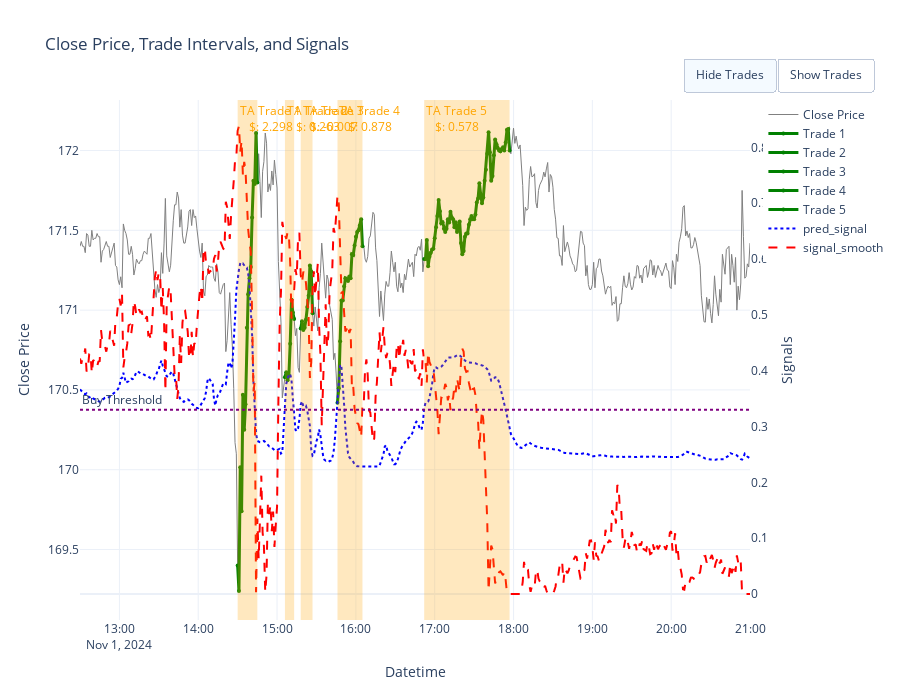
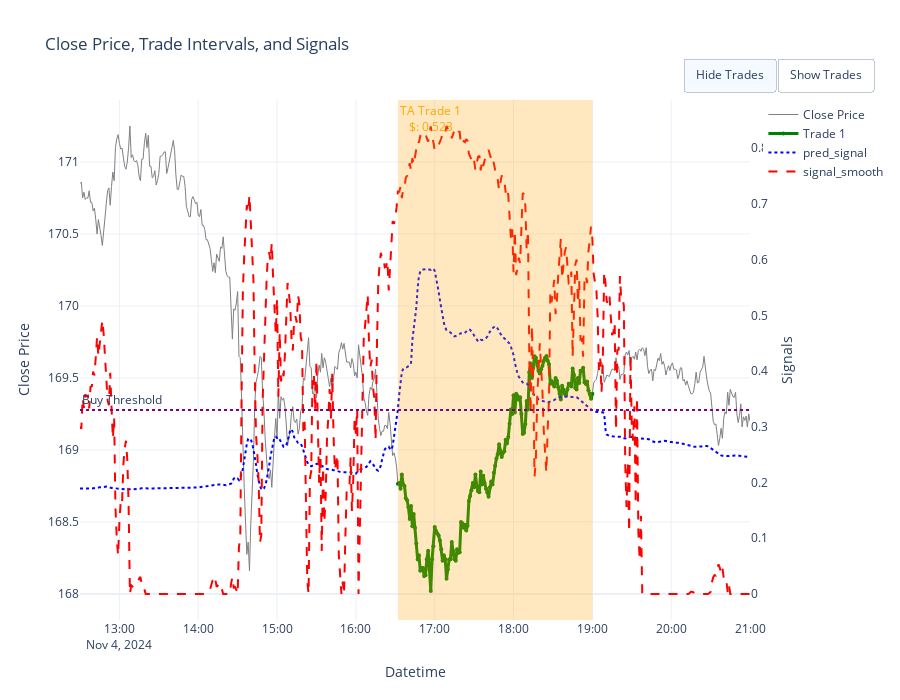
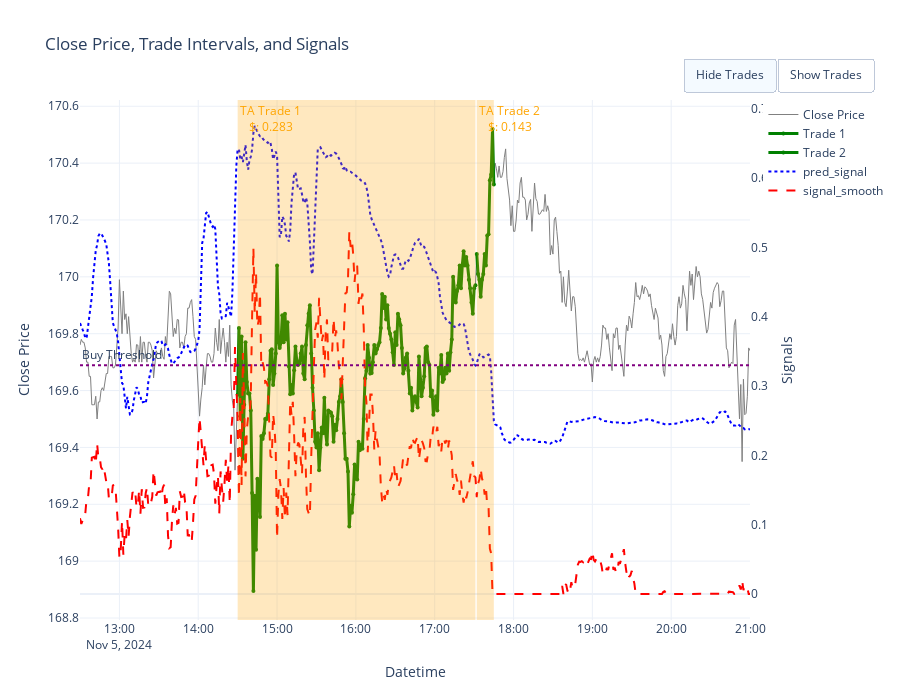
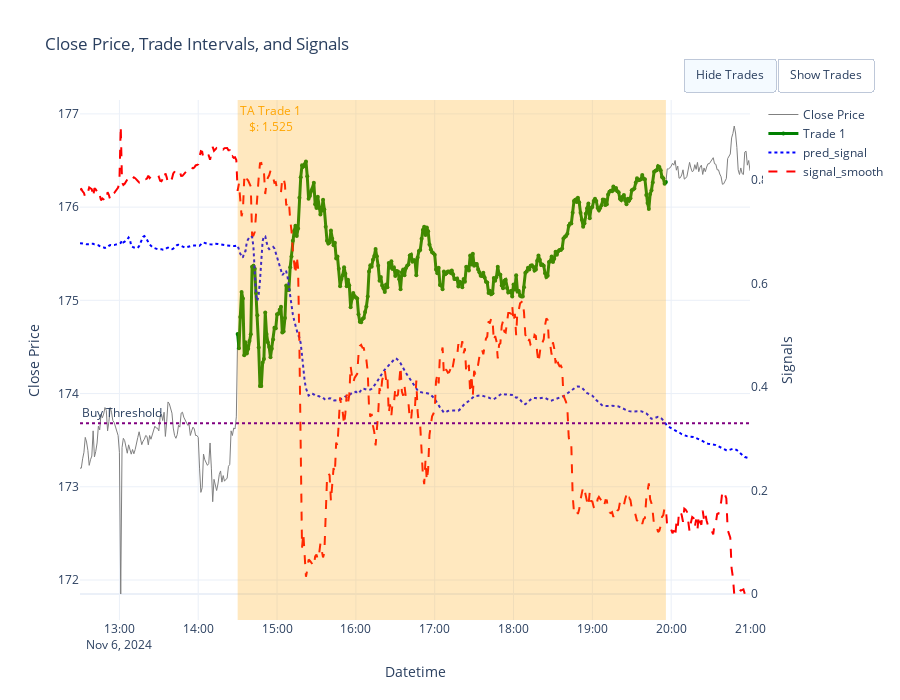

Notebook code for these charts, in order:
### Code cell
importlib.reload(params)
# month to inspect (YYYY-MM)
date_to_test = params.date_to_test

year, month = map(int, date_to_test.split("-"))

# 1) Build lists of days in that month + accumulate ALL days
days_in_month = []
performance_month = []
performance_all   = []

for day, (df_sim, trades_list, perf_stats) in sim_results.items():
    # always collect for the global summary
    performance_all.append(perf_stats)

    # pick out this month for plotting
    if day.year == year and day.month == month:
        days_in_month.append(day)
        performance_month.append(perf_stats)

# 2) Plot & print per-day stats for the month
if not days_in_month:
    print(f"No simulation data for {date_to_test}")
else:
    print(f"\nPlotting days in {date_to_test}:")
    for day in days_in_month:
        df_sim, trades_list, perf_stats = sim_results[day]
        plots.plot_trades(
            df                = df_sim,
            col_signal1       = "pred_signal",
            col_signal2       = "signal_smooth",
            col_action        = "pred_action",
            trades            = trades_list,
            buy_threshold     = pred_threshold,
            performance_stats = perf_stats
        )
        
        print(f"\n=== Performance for {day} ===")
        for k, v in perf_stats.items():
            print(f"{k}: {v}")

# 3) Monthly summary
df_month = df_test[df_test.index.to_period("M") == date_to_test]
plots.aggregate_performance(performance_month, df_month)

# 4) Overall summary across ALL days, with date range
plots.aggregate_performance(performance_all, df_test)

### Figure 1 — Plotly figure (JSON) as saved in the notebook; plotly's stock layout.template omitted (floating-point values rounded to 4 significant figures; data arrays with more than 128 entries replaced by an {"elided": "..."} marker saying what was removed)
{"data": [{"hoverinfo": "x+y", "hovertemplate": "Date: %{x}<br>Close: %{y:.2f}<extra></extra>", "line": {"color": "grey", "width": 1}, "mode": "lines", "name": "Close Price", "type": "scatter", "x": {"elided": "511 str values"}, "y": {"elided": "511 float values"}}, {"hoveron": "points", "hovertemplate": "Trade 1: Return: 1.36%<extra></extra>", "line": {"color": "green", "width": 3}, "marker": {"color": "green", "size": 4}, "mode": "lines+markers", "name": "Trade 1", "type": "scatter", "visible": true, "x": ["2024-11-01T14:30:00.000000000", "2024-11-01T14:31:00.000000000", "2024-11-01T14:32:00.000000000", "2024-11-01T14:33:00.000000000", "2024-11-01T14:34:00.000000000", "2024-11-01T14:35:00.000000000", "2024-11-01T14:36:00.000000000", "2024-11-01T14:37:00.000000000", "2024-11-01T14:38:00.000000000", "2024-11-01T14:39:00.000000000", "2024-11-01T14:40:00.000000000", "2024-11-01T14:41:00.000000000", "2024-11-01T14:42:00.000000000", "2024-11-01T14:43:00.000000000", "2024-11-01T14:44:00.000000000", "2024-11-01T14:45:00.000000000"], "y": [169.4, 169.2, 170.0, 169.7, 170.5, 170.2, 170.4, 170.9, 171.1, 171.2, 171.3, 171.6, 171.8, 171.8, 172.1, 171.8]}, {"hoveron": "points", "hovertemplate": "Trade 2: Return: 0.15%<extra></extra>", "line": {"color": "green", "width": 3}, "marker": {"color": "green", "size": 4}, "mode": "lines+markers", "name": "Trade 2", "type": "scatter", "visible": true, "x": ["2024-11-01T15:06:00.000000000", "2024-11-01T15:07:00.000000000", "2024-11-01T15:08:00.000000000", "2024-11-01T15:09:00.000000000", "2024-11-01T15:10:00.000000000", "2024-11-01T15:11:00.000000000", "2024-11-01T15:12:00.000000000", "2024-11-01T15:13:00.000000000"], "y": [170.6, 170.6, 170.6, 170.6, 170.8, 171.1, 171.0, 170.9]}, {"hoveron": "points", "hovertemplate": "Trade 3: Return: -0.00%<extra></extra>", "line": {"color": "green", "width": 3}, "marker": {"color": "green", "size": 4}, "mode": "lines+markers", "name": "Trade 3", "type": "scatter", "visible": true, "x": ["2024-11-01T15:18:00.000000000", "2024-11-01T15:19:00.000000000", "2024-11-01T15:20:00.000000000", "2024-11-01T15:21:00.000000000", "2024-11-01T15:22:00.000000000", "2024-11-01T15:23:00.000000000", "2024-11-01T15:24:00.000000000", "2024-11-01T15:25:00.000000000", "2024-11-01T15:26:00.000000000", "2024-11-01T15:27:00.000000000"], "y": [170.9, 170.9, 170.9, 170.9, 170.9, 171.0, 171.1, 171.3, 171.2, 171.0]}, {"hoveron": "points", "hovertemplate": "Trade 4: Return: 0.52%<extra></extra>", "line": {"color": "green", "width": 3}, "marker": {"color": "green", "size": 4}, "mode": "lines+markers", "name": "Trade 4", "type": "scatter", "visible": true, "x": ["2024-11-01T15:46:00.000000000", "2024-11-01T15:47:00.000000000", "2024-11-01T15:48:00.000000000", "2024-11-01T15:49:00.000000000", "2024-11-01T15:50:00.000000000", "2024-11-01T15:51:00.000000000", "2024-11-01T15:52:00.000000000", "2024-11-01T15:53:00.000000000", "2024-11-01T15:54:00.000000000", "2024-11-01T15:55:00.000000000", "2024-11-01T15:56:00.000000000", "2024-11-01T15:57:00.000000000", "2024-11-01T15:58:00.000000000", "2024-11-01T15:59:00.000000000", "2024-11-01T16:00:00.000000000", "2024-11-01T16:01:00.000000000", "2024-11-01T16:02:00.000000000", "2024-11-01T16:03:00.000000000", "2024-11-01T16:04:00.000000000", "2024-11-01T16:05:00.000000000"], "y": [170.4, 170.5, 170.8, 171.1, 171.1, 171.2, 171.2, 171.2, 171.2, 171.2, 171.2, 171.3, 171.3, 171.4, 171.5, 171.5, 171.5, 171.5, 171.6, 171.4]}, {"hoveron": "points", "hovertemplate": "Trade 5: Return: 0.34%<extra></extra>", "line": {"color": "green", "width": 3}, "marker": {"color": "green", "size": 4}, "mode": "lines+markers", "name": "Trade 5", "type": "scatter", "visible": true, "x": ["2024-11-01T16:52:00.000000000", "2024-11-01T16:53:00.000000000", "2024-11-01T16:54:00.000000000", "2024-11-01T16:55:00.000000000", "2024-11-01T16:56:00.000000000", "2024-11-01T16:57:00.000000000", "2024-11-01T16:58:00.000000000", "2024-11-01T16:59:00.000000000", "2024-11-01T17:00:00.000000000", "2024-11-01T17:01:00.000000000", "2024-11-01T17:02:00.000000000", "2024-11-01T17:03:00.000000000", "2024-11-01T17:04:00.000000000", "2024-11-01T17:05:00.000000000", "2024-11-01T17:06:00.000000000", "2024-11-01T17:07:00.000000000", "2024-11-01T17:08:00.000000000", "2024-11-01T17:09:00.000000000", "2024-11-01T17:10:00.000000000", "2024-11-01T17:11:00.000000000", "2024-11-01T17:12:00.000000000", "2024-11-01T17:13:00.000000000", "2024-11-01T17:14:00.000000000", "2024-11-01T17:15:00.000000000", "2024-11-01T17:16:00.000000000", "2024-11-01T17:17:00.000000000", "2024-11-01T17:18:00.000000000", "2024-11-01T17:19:00.000000000", "2024-11-01T17:20:00.000000000", "2024-11-01T17:21:00.000000000", "2024-11-01T17:22:00.000000000", "2024-11-01T17:23:00.000000000", "2024-11-01T17:24:00.000000000", "2024-11-01T17:25:00.000000000", "2024-11-01T17:26:00.000000000", "2024-11-01T17:27:00.000000000", "2024-11-01T17:28:00.000000000", "2024-11-01T17:29:00.000000000", "2024-11-01T17:30:00.000000000", "2024-11-01T17:31:00.000000000", "2024-11-01T17:32:00.000000000", "2024-11-01T17:33:00.000000000", "2024-11-01T17:34:00.000000000", "2024-11-01T17:35:00.000000000", "2024-11-01T17:36:00.000000000", "2024-11-01T17:37:00.000000000", "2024-11-01T17:38:00.000000000", "2024-11-01T17:39:00.000000000", "2024-11-01T17:40:00.000000000", "2024-11-01T17:41:00.000000000", "2024-11-01T17:42:00.000000000", "2024-11-01T17:43:00.000000000", "2024-11-01T17:44:00.000000000", "2024-11-01T17:45:00.000000000", "2024-11-01T17:46:00.000000000", "2024-11-01T17:47:00.000000000", "2024-11-01T17:48:00.000000000", "2024-11-01T17:49:00.000000000", "2024-11-01T17:50:00.000000000", "2024-11-01T17:51:00.000000000", "2024-11-01T17:52:00.000000000", "2024-11-01T17:53:00.000000000", "2024-11-01T17:54:00.000000000", "2024-11-01T17:55:00.000000000", "2024-11-01T17:56:00.000000000", "2024-11-01T17:57:00.000000000"], "y": [171.3, 171.3, 171.4, 171.3, 171.3, 171.4, 171.4, 171.4, 171.4, 171.5, 171.6, 171.7, 171.6, 171.5, 171.6, 171.5, 171.5, 171.5, 171.6, 171.5, 171.6, 171.6, 171.6, 171.5, 171.6, 171.5, 171.5, 171.6, 171.4, 171.3, 171.4, 171.5, 171.5, 171.5, 171.5, 171.6, 171.6, 171.6, 171.6, 171.6, 171.7, 171.7, 171.8, 171.7, 171.7, 171.7, 171.8, 171.9, 172.0, 172.1, 172.0, 171.8, 171.8, 172.0, 172.1, 172.0, 172.0, 172.0, 172.0, 172.0, 172.0, 172.0, 172.1, 172.1, 172.1, 172.0]}, {"hovertemplate": "Date: %{x}<br>Signal: %{y:.2f}<extra></extra>", "line": {"color": "blue", "dash": "dot", "width": 2}, "mode": "lines", "name": "pred_signal", "type": "scatter", "visible": true, "x": {"elided": "511 str values"}, "y": {"elided": "511 float values"}, "yaxis": "y2"}, {"hovertemplate": "Date: %{x}<br>Smooth Signal: %{y:.2f}<extra></extra>", "line": {"color": "red", "dash": "dash", "width": 2}, "mode": "lines", "name": "signal_smooth", "type": "scatter", "visible": true, "x": {"elided": "511 str values"}, "y": {"elided": "511 float values"}, "yaxis": "y2"}], "layout": {"annotations": [{"font": {"color": "orange"}, "showarrow": false, "text": "TA Trade 1<br>$: 2.298<br>", "x": "2024-11-01T14:30:00", "xanchor": "left", "xref": "x", "y": 1, "yanchor": "top", "yref": "y domain"}, {"font": {"color": "orange"}, "showarrow": false, "text": "TA Trade 2<br>$: 0.263<br>", "x": "2024-11-01T15:06:00", "xanchor": "left", "xref": "x", "y": 1, "yanchor": "top", "yref": "y domain"}, {"font": {"color": "orange"}, "showarrow": false, "text": "TA Trade 3<br>$: -0.007<br>", "x": "2024-11-01T15:18:00", "xanchor": "left", "xref": "x", "y": 1, "yanchor": "top", "yref": "y domain"}, {"font": {"color": "orange"}, "showarrow": false, "text": "TA Trade 4<br>$: 0.878<br>", "x": "2024-11-01T15:46:00", "xanchor": "left", "xref": "x", "y": 1, "yanchor": "top", "yref": "y domain"}, {"font": {"color": "orange"}, "showarrow": false, "text": "TA Trade 5<br>$: 0.578<br>", "x": "2024-11-01T16:52:00", "xanchor": "left", "xref": "x", "y": 1, "yanchor": "top", "yref": "y domain"}, {"showarrow": false, "text": "Buy Threshold", "x": 0, "xanchor": "left", "xref": "x domain", "y": 0.33, "yanchor": "bottom", "yref": "y2"}], "height": 700, "hovermode": "x unified", "shapes": [{"fillcolor": "orange", "line": {"width": 0}, "opacity": 0.25, "type": "rect", "x0": "2024-11-01T14:30:00", "x1": "2024-11-01T14:45:00", "xref": "x", "y0": 0, "y1": 1, "yref": "y domain"}, {"fillcolor": "orange", "line": {"width": 0}, "opacity": 0.25, "type": "rect", "x0": "2024-11-01T15:06:00", "x1": "2024-11-01T15:13:00", "xref": "x", "y0": 0, "y1": 1, "yref": "y domain"}, {"fillcolor": "orange", "line": {"width": 0}, "opacity": 0.25, "type": "rect", "x0": "2024-11-01T15:18:00", "x1": "2024-11-01T15:27:00", "xref": "x", "y0": 0, "y1": 1, "yref": "y domain"}, {"fillcolor": "orange", "line": {"width": 0}, "opacity": 0.25, "type": "rect", "x0": "2024-11-01T15:46:00", "x1": "2024-11-01T16:05:00", "xref": "x", "y0": 0, "y1": 1, "yref": "y domain"}, {"fillcolor": "orange", "line": {"width": 0}, "opacity": 0.25, "type": "rect", "x0": "2024-11-01T16:52:00", "x1": "2024-11-01T17:57:00", "xref": "x", "y0": 0, "y1": 1, "yref": "y domain"}, {"line": {"color": "purple", "dash": "dot"}, "type": "line", "x0": 0, "x1": 1, "xref": "x domain", "y0": 0.33, "y1": 0.33, "yref": "y2"}], "title": {"text": "Close Price, Trade Intervals, and Signals"}, "updatemenus": [{"buttons": [{"args": [{"visible": [true, "legendonly", "legendonly", "legendonly", "legendonly", "legendonly", true, true]}], "label": "Hide Trades", "method": "update"}, {"args": [{"visible": [true, true, true, true, true, true, true, true]}], "label": "Show Trades", "method": "update"}], "direction": "left", "pad": {"r": 10, "t": 10}, "showactive": true, "type": "buttons", "x": 0.9, "xanchor": "left", "y": 1.1, "yanchor": "top"}], "xaxis": {"title": {"text": "Datetime"}}, "yaxis": {"title": {"text": "Close Price"}}, "yaxis2": {"overlaying": "y", "showgrid": false, "side": "right", "title": {"text": "Signals"}}}}

### Figure 2 — Plotly figure (JSON) as saved in the notebook; plotly's stock layout.template omitted (floating-point values rounded to 4 significant figures; data arrays with more than 128 entries replaced by an {"elided": "..."} marker saying what was removed)
{"data": [{"hoverinfo": "x+y", "hovertemplate": "Date: %{x}<br>Close: %{y:.2f}<extra></extra>", "line": {"color": "grey", "width": 1}, "mode": "lines", "name": "Close Price", "type": "scatter", "x": {"elided": "511 str values"}, "y": {"elided": "511 float values"}}, {"hoveron": "points", "hovertemplate": "Trade 1: Return: 0.31%<extra></extra>", "line": {"color": "green", "width": 3}, "marker": {"color": "green", "size": 4}, "mode": "lines+markers", "name": "Trade 1", "type": "scatter", "visible": true, "x": {"elided": "149 str values"}, "y": {"elided": "149 float values"}}, {"hovertemplate": "Date: %{x}<br>Signal: %{y:.2f}<extra></extra>", "line": {"color": "blue", "dash": "dot", "width": 2}, "mode": "lines", "name": "pred_signal", "type": "scatter", "visible": true, "x": {"elided": "511 str values"}, "y": {"elided": "511 float values"}, "yaxis": "y2"}, {"hovertemplate": "Date: %{x}<br>Smooth Signal: %{y:.2f}<extra></extra>", "line": {"color": "red", "dash": "dash", "width": 2}, "mode": "lines", "name": "signal_smooth", "type": "scatter", "visible": true, "x": {"elided": "511 str values"}, "y": {"elided": "511 float values"}, "yaxis": "y2"}], "layout": {"annotations": [{"font": {"color": "orange"}, "showarrow": false, "text": "TA Trade 1<br>$: 0.523<br>", "x": "2024-11-04T16:32:00", "xanchor": "left", "xref": "x", "y": 1, "yanchor": "top", "yref": "y domain"}, {"showarrow": false, "text": "Buy Threshold", "x": 0, "xanchor": "left", "xref": "x domain", "y": 0.33, "yanchor": "bottom", "yref": "y2"}], "height": 700, "hovermode": "x unified", "shapes": [{"fillcolor": "orange", "line": {"width": 0}, "opacity": 0.25, "type": "rect", "x0": "2024-11-04T16:32:00", "x1": "2024-11-04T19:00:00", "xref": "x", "y0": 0, "y1": 1, "yref": "y domain"}, {"line": {"color": "purple", "dash": "dot"}, "type": "line", "x0": 0, "x1": 1, "xref": "x domain", "y0": 0.33, "y1": 0.33, "yref": "y2"}], "title": {"text": "Close Price, Trade Intervals, and Signals"}, "updatemenus": [{"buttons": [{"args": [{"visible": [true, "legendonly", true, true]}], "label": "Hide Trades", "method": "update"}, {"args": [{"visible": [true, true, true, true]}], "label": "Show Trades", "method": "update"}], "direction": "left", "pad": {"r": 10, "t": 10}, "showactive": true, "type": "buttons", "x": 0.9, "xanchor": "left", "y": 1.1, "yanchor": "top"}], "xaxis": {"title": {"text": "Datetime"}}, "yaxis": {"title": {"text": "Close Price"}}, "yaxis2": {"overlaying": "y", "showgrid": false, "side": "right", "title": {"text": "Signals"}}}}

### Figure 3 — Plotly figure (JSON) as saved in the notebook; plotly's stock layout.template omitted (floating-point values rounded to 4 significant figures; data arrays with more than 128 entries replaced by an {"elided": "..."} marker saying what was removed)
{"data": [{"hoverinfo": "x+y", "hovertemplate": "Date: %{x}<br>Close: %{y:.2f}<extra></extra>", "line": {"color": "grey", "width": 1}, "mode": "lines", "name": "Close Price", "type": "scatter", "x": {"elided": "511 str values"}, "y": {"elided": "511 float values"}}, {"hoveron": "points", "hovertemplate": "Trade 1: Return: 0.17%<extra></extra>", "line": {"color": "green", "width": 3}, "marker": {"color": "green", "size": 4}, "mode": "lines+markers", "name": "Trade 1", "type": "scatter", "visible": true, "x": {"elided": "182 str values"}, "y": {"elided": "182 float values"}}, {"hoveron": "points", "hovertemplate": "Trade 2: Return: 0.08%<extra></extra>", "line": {"color": "green", "width": 3}, "marker": {"color": "green", "size": 4}, "mode": "lines+markers", "name": "Trade 2", "type": "scatter", "visible": true, "x": ["2024-11-05T17:32:00.000000000", "2024-11-05T17:33:00.000000000", "2024-11-05T17:34:00.000000000", "2024-11-05T17:35:00.000000000", "2024-11-05T17:36:00.000000000", "2024-11-05T17:37:00.000000000", "2024-11-05T17:38:00.000000000", "2024-11-05T17:39:00.000000000", "2024-11-05T17:40:00.000000000", "2024-11-05T17:41:00.000000000", "2024-11-05T17:42:00.000000000", "2024-11-05T17:43:00.000000000", "2024-11-05T17:44:00.000000000", "2024-11-05T17:45:00.000000000"], "y": [170.1, 170.0, 170.0, 169.9, 170.0, 170.0, 170.1, 170.0, 170.1, 170.2, 170.3, 170.4, 170.5, 170.3]}, {"hovertemplate": "Date: %{x}<br>Signal: %{y:.2f}<extra></extra>", "line": {"color": "blue", "dash": "dot", "width": 2}, "mode": "lines", "name": "pred_signal", "type": "scatter", "visible": true, "x": {"elided": "511 str values"}, "y": {"elided": "511 float values"}, "yaxis": "y2"}, {"hovertemplate": "Date: %{x}<br>Smooth Signal: %{y:.2f}<extra></extra>", "line": {"color": "red", "dash": "dash", "width": 2}, "mode": "lines", "name": "signal_smooth", "type": "scatter", "visible": true, "x": {"elided": "511 str values"}, "y": {"elided": "511 float values"}, "yaxis": "y2"}], "layout": {"annotations": [{"font": {"color": "orange"}, "showarrow": false, "text": "TA Trade 1<br>$: 0.283<br>", "x": "2024-11-05T14:30:00", "xanchor": "left", "xref": "x", "y": 1, "yanchor": "top", "yref": "y domain"}, {"font": {"color": "orange"}, "showarrow": false, "text": "TA Trade 2<br>$: 0.143<br>", "x": "2024-11-05T17:32:00", "xanchor": "left", "xref": "x", "y": 1, "yanchor": "top", "yref": "y domain"}, {"showarrow": false, "text": "Buy Threshold", "x": 0, "xanchor": "left", "xref": "x domain", "y": 0.33, "yanchor": "bottom", "yref": "y2"}], "height": 700, "hovermode": "x unified", "shapes": [{"fillcolor": "orange", "line": {"width": 0}, "opacity": 0.25, "type": "rect", "x0": "2024-11-05T14:30:00", "x1": "2024-11-05T17:31:00", "xref": "x", "y0": 0, "y1": 1, "yref": "y domain"}, {"fillcolor": "orange", "line": {"width": 0}, "opacity": 0.25, "type": "rect", "x0": "2024-11-05T17:32:00", "x1": "2024-11-05T17:45:00", "xref": "x", "y0": 0, "y1": 1, "yref": "y domain"}, {"line": {"color": "purple", "dash": "dot"}, "type": "line", "x0": 0, "x1": 1, "xref": "x domain", "y0": 0.33, "y1": 0.33, "yref": "y2"}], "title": {"text": "Close Price, Trade Intervals, and Signals"}, "updatemenus": [{"buttons": [{"args": [{"visible": [true, "legendonly", "legendonly", true, true]}], "label": "Hide Trades", "method": "update"}, {"args": [{"visible": [true, true, true, true, true]}], "label": "Show Trades", "method": "update"}], "direction": "left", "pad": {"r": 10, "t": 10}, "showactive": true, "type": "buttons", "x": 0.9, "xanchor": "left", "y": 1.1, "yanchor": "top"}], "xaxis": {"title": {"text": "Datetime"}}, "yaxis": {"title": {"text": "Close Price"}}, "yaxis2": {"overlaying": "y", "showgrid": false, "side": "right", "title": {"text": "Signals"}}}}

### Figure 4 — Plotly figure (JSON) as saved in the notebook; plotly's stock layout.template omitted (floating-point values rounded to 4 significant figures; data arrays with more than 128 entries replaced by an {"elided": "..."} marker saying what was removed)
{"data": [{"hoverinfo": "x+y", "hovertemplate": "Date: %{x}<br>Close: %{y:.2f}<extra></extra>", "line": {"color": "grey", "width": 1}, "mode": "lines", "name": "Close Price", "type": "scatter", "x": {"elided": "511 str values"}, "y": {"elided": "511 float values"}}, {"hoveron": "points", "hovertemplate": "Trade 1: Return: 0.87%<extra></extra>", "line": {"color": "green", "width": 3}, "marker": {"color": "green", "size": 4}, "mode": "lines+markers", "name": "Trade 1", "type": "scatter", "visible": true, "x": {"elided": "327 str values"}, "y": {"elided": "327 float values"}}, {"hovertemplate": "Date: %{x}<br>Signal: %{y:.2f}<extra></extra>", "line": {"color": "blue", "dash": "dot", "width": 2}, "mode": "lines", "name": "pred_signal", "type": "scatter", "visible": true, "x": {"elided": "511 str values"}, "y": {"elided": "511 float values"}, "yaxis": "y2"}, {"hovertemplate": "Date: %{x}<br>Smooth Signal: %{y:.2f}<extra></extra>", "line": {"color": "red", "dash": "dash", "width": 2}, "mode": "lines", "name": "signal_smooth", "type": "scatter", "visible": true, "x": {"elided": "511 str values"}, "y": {"elided": "511 float values"}, "yaxis": "y2"}], "layout": {"annotations": [{"font": {"color": "orange"}, "showarrow": false, "text": "TA Trade 1<br>$: 1.525<br>", "x": "2024-11-06T14:30:00", "xanchor": "left", "xref": "x", "y": 1, "yanchor": "top", "yref": "y domain"}, {"showarrow": false, "text": "Buy Threshold", "x": 0, "xanchor": "left", "xref": "x domain", "y": 0.33, "yanchor": "bottom", "yref": "y2"}], "height": 700, "hovermode": "x unified", "shapes": [{"fillcolor": "orange", "line": {"width": 0}, "opacity": 0.25, "type": "rect", "x0": "2024-11-06T14:30:00", "x1": "2024-11-06T19:56:00", "xref": "x", "y0": 0, "y1": 1, "yref": "y domain"}, {"line": {"color": "purple", "dash": "dot"}, "type": "line", "x0": 0, "x1": 1, "xref": "x domain", "y0": 0.33, "y1": 0.33, "yref": "y2"}], "title": {"text": "Close Price, Trade Intervals, and Signals"}, "updatemenus": [{"buttons": [{"args": [{"visible": [true, "legendonly", true, true]}], "label": "Hide Trades", "method": "update"}, {"args": [{"visible": [true, true, true, true]}], "label": "Show Trades", "method": "update"}], "direction": "left", "pad": {"r": 10, "t": 10}, "showactive": true, "type": "buttons", "x": 0.9, "xanchor": "left", "y": 1.1, "yanchor": "top"}], "xaxis": {"title": {"text": "Datetime"}}, "yaxis": {"title": {"text": "Close Price"}}, "yaxis2": {"overlaying": "y", "showgrid": false, "side": "right", "title": {"text": "Signals"}}}}
